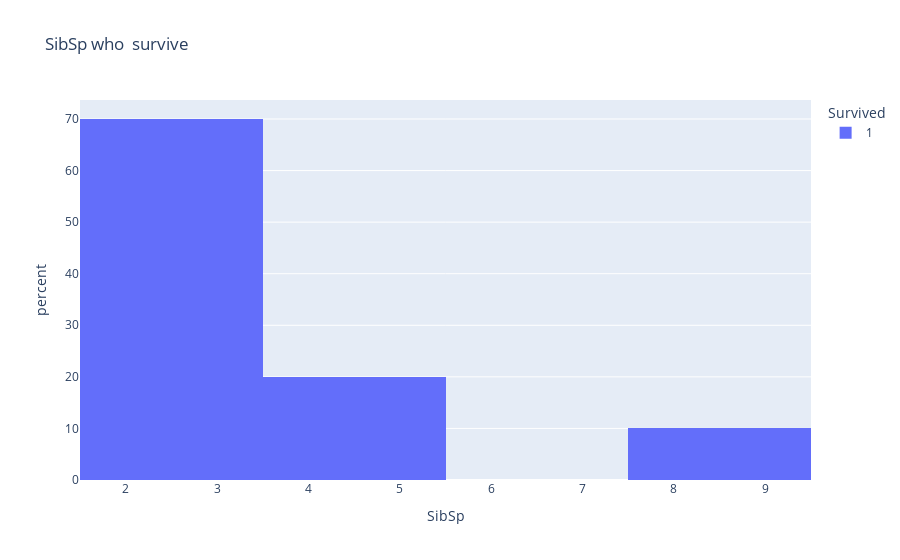

Notebook code cell kept with this figure:
### Markdown cell above
# **Survived Sibsp with  histplot**

### Code cell
fig = px.histogram(df.loc[(df['SibSp']>1) & (df['Survived']==1)], x="SibSp", color="Survived", histnorm='percent', 
title="SibSp who  survive")
fig.show()

### Figure 1 — Plotly figure (JSON) as saved in the notebook; plotly's stock layout.template omitted (floating-point values rounded to 4 significant figures)
{"data": [{"alignmentgroup": "True", "bingroup": "x", "histnorm": "percent", "hovertemplate": "Survived=1<br>SibSp=%{x}<br>percent=%{y}<extra></extra>", "legendgroup": "1", "marker": {"color": "#636efa", "pattern": {"shape": ""}}, "name": "1", "offsetgroup": "1", "orientation": "v", "showlegend": true, "type": "histogram", "x": [2, 3, 2, 2, 5, 8, 4, 2, 2, 2], "xaxis": "x", "yaxis": "y"}], "layout": {"barmode": "relative", "legend": {"title": {"text": "Survived"}, "tracegroupgap": 0}, "title": {"text": "SibSp who  survive"}, "xaxis": {"anchor": "y", "domain": [0, 1], "title": {"text": "SibSp"}}, "yaxis": {"anchor": "x", "domain": [0, 1], "title": {"text": "percent"}}}}
